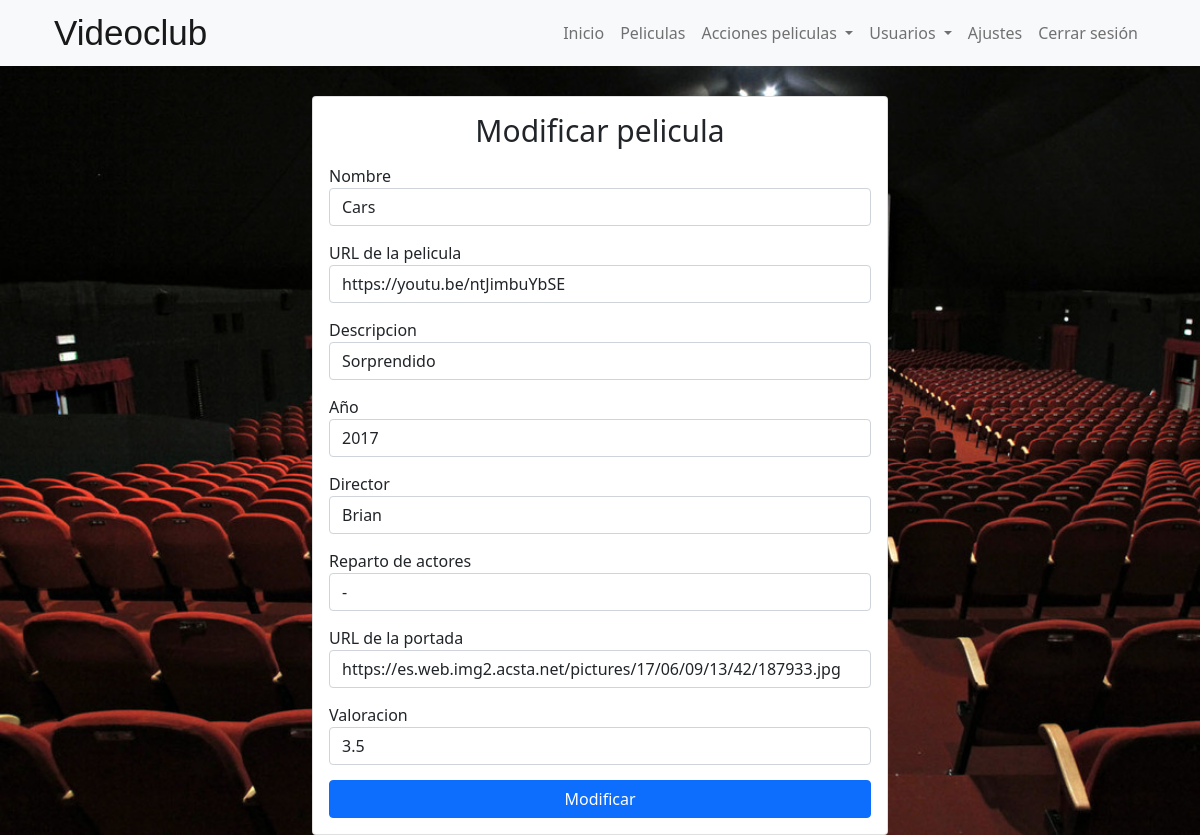
Screenshot of /myapp/mod_film/Cars 3 with the database file from the repository.
### myapp/models.py (models this page shows)
class Films(models.Model):
    name_film = models.CharField(max_length=100)
    url_film = models.URLField()
    description = models.CharField(max_length=500)
    year = models.IntegerField()
    director = models.CharField(max_length=100)
    actors = models.CharField(max_length=100)
    url_cover = models.URLField()
    num_stars = models.FloatField()

### myapp/views.py (the view, shortened to what this page needs)
# urls.py: path('mod_film/<str:name_film>', views.mod_film, name="mod_film")
def mod_film(request, name_film):
    film = Films.objects.filter(name_film=name_film)
    if request.method == "GET":
        return render (request, "myapp/modify_film.html", {'films':film})

### myapp/templates/myapp/modify_film.html (shortened to what this page needs)
{% load static %}
<!DOCTYPE html>
<html lang="en">
<head>
    <link href="https://cdn.jsdelivr.net/npm/bootstrap@5.0.0-beta3/dist/css/bootstrap.min.css" rel="stylesheet">
    <link rel="stylesheet" type="text/css" href="{% static 'myapp/style.css' %}">
</head>
<body>
    <header class="header bg-light">
        <div class="container">
            <nav class="navbar navbar-expand-lg navbar-light bg-light ">
                <div id="nav" class="container">
                    <a class="navbar-brand" href="#">Videoclub</a>
                    <div id="navbar" class="navbar-collapse collapse justify-content-end">
                        <ul class="navbar-nav mt-2 mt-md-0">
                            <li class="nav-item"><a class="nav-link" href={% url 'login_admin' %}>Inicio</a></li>
                            <li class="nav-item"><a class="nav-link" href={% url 'films' %}>Peliculas</a></li>
                            <li class="dropdown">
                                <a class="nav-link dropdown-toggle" href="#" role="button" id="dropdownMenuLink" data-bs-toggle="dropdown" aria-expanded="true">
                                    Acciones peliculas
                                    </a>
                            </li>
                            <li class="dropdown">
                                <a class="nav-link dropdown-toggle" href="#" role="button" id="dropdownMenuLink" data-bs-toggle="dropdown" aria-expanded="true">
                                    Usuarios
                                </a>
                            </li>
                            <li class="nav-item"><a class="nav-link" href="#">Ajustes</a></li>
                            <li class="nav-item"><a class="nav-link" href={% url 'get_logout' %}>Cerrar sesión</a></li>
                        </ul>
                    </div>
                </div>
            </nav>
        </div>
    </header>
    <section id="formulario_peliculas" class ="container">
        {% for film in films %}
        <div class="card">
            <div class="card-body">
                <h5 class="card-title">Modificar pelicula</h5>
                <form action = {% url 'mod_film' film.name_film %} method="post">
                    <div class="form-group">
                      <label for="input">Nombre</label>
                      <input type="text" class="form-control" id="name_film" name="name_film" value={{ film.name_film }} placeholder="Nombre de la pelicula">
                    </div>
                    <div class="form-group">
                        <label for="input">URL de la pelicula</label>
                        <input type="url" class="form-control" id="url_film" name="url_film" value={{ film.url_film }} placeholder="URL de la pelicula">
                    </div>
                    <div class="form-group">
                        <label for="input">Descripcion</label>
                        <input type="text" class="form-control" id="description" name="description" value={{ film.description }} placeholder="Descripcion de la pelicula">
                    </div>
                    <div class="form-group">
                        <label for="input">Año</label>
                        <input type="number" class="form-control" id="year" name="year"value={{ film.year }}  placeholder="Año de la pelicula">
                    </div>
                    <div class="form-group">
                        <label for="input">Director</label>
                        <input type="text" class="form-control" id="director" name="director" value={{ film.director }} placeholder="Director de la pelicula">
                    </div>
                    <div class="form-group">
                        <label for="input">Reparto de actores</label>
                        <input type="text" class="form-control" id="actors" name="actors" value={{ film.actors }} placeholder="Reparto de actores">
                    </div>
                    <div class="form-group">
                        <label for="input">URL de la portada</label>
                        <input type="url" class="form-control" id="url_cover" name="url_cover" value={{ film.url_cover }} placeholder="URL de la portada">
                    </div>
                    <div class="form-group">
                        <label for="input">Valoracion</label>
                        <input type="number" class="form-control" id="num_stars" name="num_stars" value={{ film.num_stars }} placeholder="Valoracion de la pelicula" min="1" max="5">
                    </div>
                    <div class="form-group">
                        <a href="">
                            <button id="boton-inicio" type="submit" class="btn btn-primary">Modificar</button>
                        </a>
                    </div>
                  </form>
            </div>
        </div>
        {% endfor %}
    </section>
</body>
</html>

### myapp/static/myapp/style.css (style rules this page uses)
body, html { BACKGROUND:white url("img/cine.jpg") no-repeat; -webkit-background-size: cover; -moz-background-size: cover; -o-background-size: cover; background-size: cover; background-repeat: no-repeat; background-attachment: fixed; }
#navbar { justify-content: end; }
.navbar-brand { font: caption; font-size: 35px !important; font-family: Arial, Helvetica, sans-serif !important; }
.card-title { text-align:center; font-size: 30px; }
.form-group { margin-top: 15px; }
#formulario, #formulario_peliculas, #formulario_user { margin-top: 30px; width: 50%; }
#boton-inicio { width: 100%; }

### rows the page displays
Films: url_film "https://youtu.be/ntJimbuYbSE", description "Sorprendido", actors "-", url_cover "https://es.web.img2.acsta.net/pictures/17/06/09/13/42/187933.jpg", num_stars "3.5"
